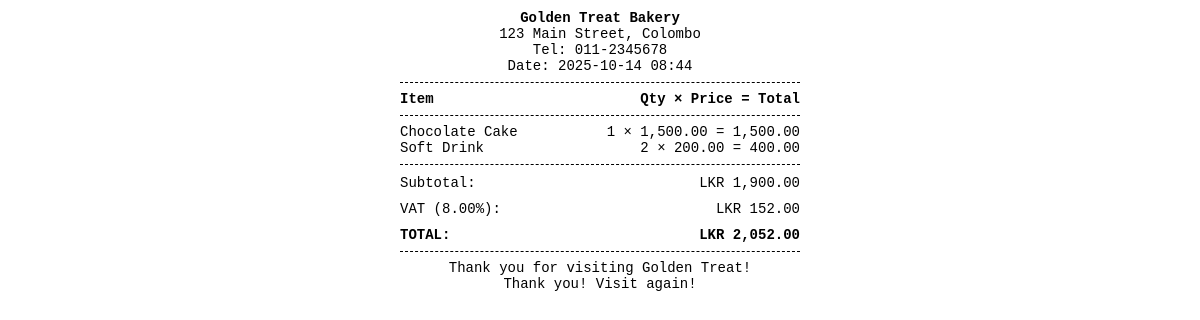
Page /billing/receipt.php?bill_id=1 on the earlier database version.
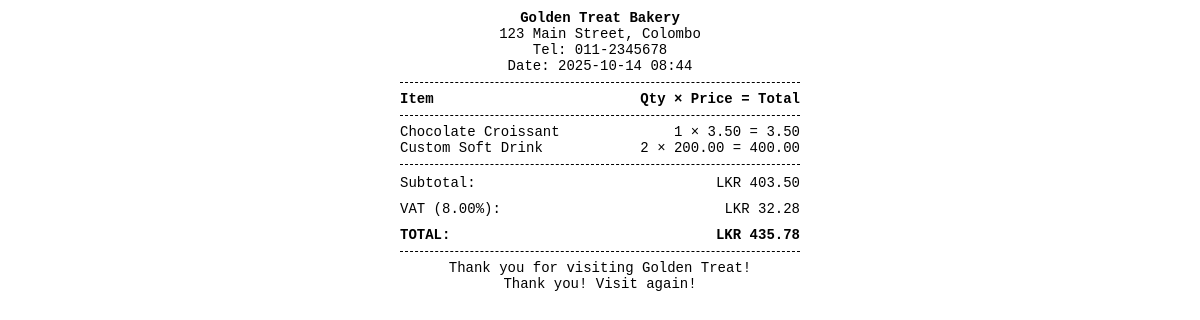
Same page on the later database version.
### tables this page shows
CREATE TABLE settings (
    id INT PRIMARY KEY AUTO_INCREMENT,
    shop_name VARCHAR(255) NOT NULL,
    shop_slogan VARCHAR(255),
    shop_tel VARCHAR(50),
    shop_email VARCHAR(255),
    shop_address TEXT,
    thank_note TEXT,
    vat_percent DECIMAL(5,2) DEFAULT 0.00
);

CREATE TABLE bills (
    id INT AUTO_INCREMENT PRIMARY KEY,
    customer_name VARCHAR(255) NOT NULL,
    created_at TIMESTAMP DEFAULT CURRENT_TIMESTAMP
);

CREATE TABLE bill_items (
    id INT AUTO_INCREMENT PRIMARY KEY,
    bill_id INT NOT NULL,
    item_name VARCHAR(255) NOT NULL,
    price DECIMAL(10,2) NOT NULL,
    qty INT NOT NULL,
    FOREIGN KEY (bill_id) REFERENCES bills(id) ON DELETE CASCADE
);

### billing/receipt.php (the view, shortened to what this page needs)
<?php
require_once 'db.php';
$bill_id = (int)$_GET['bill_id'];
$bill = $pdo->prepare("SELECT * FROM bills WHERE id = ?");
$bill->execute([$bill_id]);
$billData = $bill->fetch();
$items = $pdo->prepare("SELECT * FROM bill_items WHERE bill_id = ?");
$items->execute([$bill_id]);
$billItems = $items->fetchAll();
$settings = $pdo->query("SELECT * FROM settings WHERE id = 1")->fetch();
$vatPercent = $settings['vat_percent'] ?? 0;
?>
<!DOCTYPE html>
<html>
<head>
</head>
<body onload="window.print()">
  <div class="center bold"><?= htmlspecialchars($settings['shop_name']) ?></div>
  <div class="center"><?= htmlspecialchars($settings['shop_address']) ?></div>
  <div class="center">Tel: <?= htmlspecialchars($settings['shop_tel']) ?></div>
  <div class="center">Date: <?= date('Y-m-d H:i', strtotime($billData['created_at'])) ?></div>
  <div class="divider"></div>
  <div class="item bold">
    <span>Item</span>
    <span>Qty × Price = Total</span>
  </div>
  <div class="divider"></div>
  <?php foreach ($billItems as $item): ?>
    <div class="item">
      <span><?= htmlspecialchars(substr($item['item_name'], 0, 20)) ?></span>
      <span><?= $item['qty'] ?> × <?= number_format($item['price'], 2) ?> = <?= number_format($item['price'] * $item['qty'], 2) ?></span>
    </div>
  <?php endforeach; ?>
  <?php
    $subtotal = array_sum(array_map(fn($i) => $i['price'] * $i['qty'], $billItems));
    $vat = ($subtotal * $vatPercent) / 100;
    $total = $subtotal + $vat;
  ?>
  <div class="divider"></div>
  <div class="item total">
    <span>Subtotal:</span>
    <span>LKR <?= number_format($subtotal, 2) ?></span>
  </div>
  <div class="item total">
    <span>VAT (<?= $vatPercent ?>%):</span>
    <span>LKR <?= number_format($vat, 2) ?></span>
  </div>
  <div class="item total bold">
    <span>TOTAL:</span>
    <span>LKR <?= number_format($total, 2) ?></span>
  </div>
  <div class="divider"></div>
  <div class="center"><?= htmlspecialchars($settings['thank_note']) ?></div>
  <div class="center">Thank you! Visit again!</div>
</body>
</html>

### billing/receipt.php (style rules this page uses)
body { font-family: 'Courier New', monospace; max-width: 400px; margin: 0 auto; padding: 10px; font-size: 14px; }
.center { text-align: center; }
.bold { font-weight: bold; }
.divider { border-bottom: 1px dashed #000; margin: 8px 0; }
.item { display: flex; justify-content: space-between; }
.total { margin-top: 10px; }

Differences in the rows shown:
changed bill_items: item_name "Chocolate Cake" → "Chocolate Croissant"; price "1,500.00" → "3.50"; $item['price']*$item['qty'] "1,500.00" → "3.50"
changed bill_items: item_name "Soft Drink" → "Custom Soft Drink"
Other differences:
$subtotal: "1,900.00" → "403.50"
$vat: "152.00" → "32.28"
$total: "2,052.00" → "435.78"
